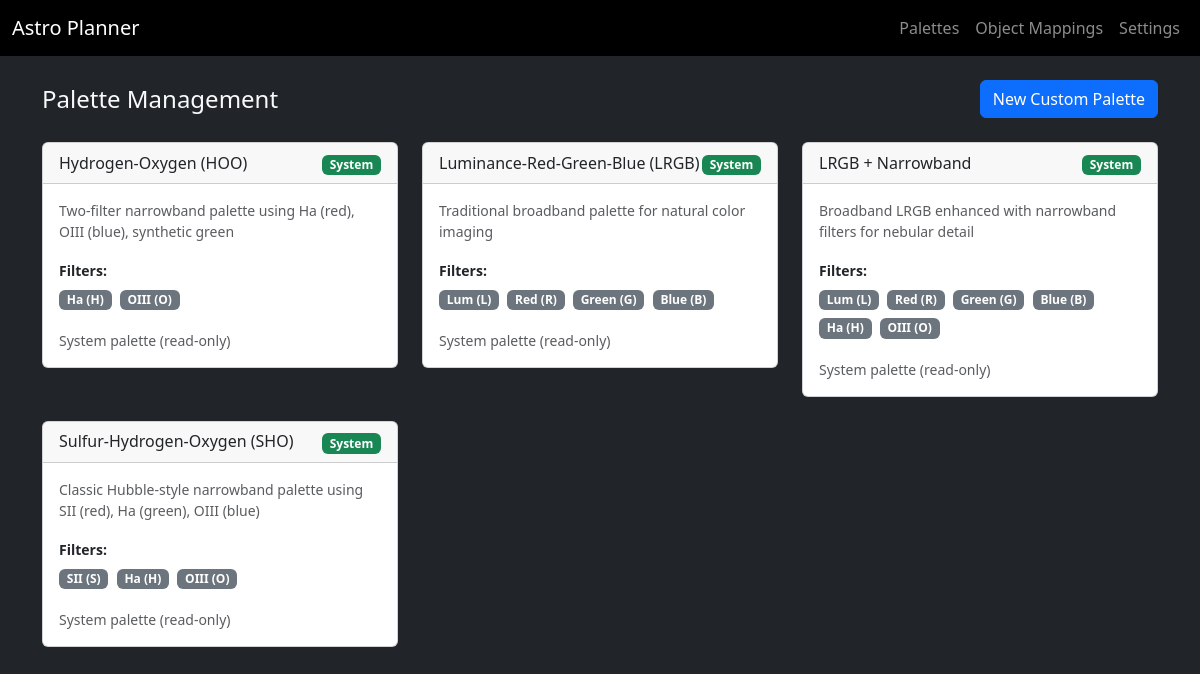
Page /palettes on the committed database.
### app.py (models this page shows, shortened)
class Palette(db.Model):
    __tablename__ = "palettes"
    id = db.Column(db.Integer, primary_key=True)
    name = db.Column(db.String(64), unique=True, nullable=False)  # "SHO", "HOO", "LRGB", "Custom Foraxx"
    display_name = db.Column(db.String(128), nullable=False)  # "Sulfur-Hydrogen-Oxygen (SHO)"
    description = db.Column(db.Text)  # Detailed description
    filters_json = db.Column(db.Text, nullable=False)  # JSON with filter definitions
    is_system = db.Column(db.Boolean, default=False)  # True for built-in palettes, False for user custom
    is_active = db.Column(db.Boolean, default=True)  # Can be disabled without deletion
    created_at = db.Column(db.DateTime, default=datetime.utcnow)
    targets = relationship("Target", back_populates="palette")
    target_plans = relationship("TargetPlan", back_populates="palette")
    def get_filters(self):
        import json
        return json.loads(self.filters_json) if self.filters_json else {}

### app.py (the view)
@app.route("/palettes")
def palette_list():
    palettes = Palette.query.filter_by(is_active=True).order_by(Palette.is_system.desc(), Palette.name).all()
    return render_template("palette_list.html", palettes=palettes)

### templates/palette_list.html (shortened to what this page needs)
{% extends "base.html" %}
{% block content %}
<div class="d-flex justify-content-between align-items-center mb-4">
  <h1 class="h4 mb-0">Palette Management</h1>
  <a href="{{ url_for('new_palette') }}" class="btn btn-primary">
     New Custom Palette
  </a>
</div>
<div class="row">
  {% for palette in palettes %}
  <div class="col-md-6 col-lg-4 mb-4">
    <div class="card">
      <div class="card-header d-flex justify-content-between align-items-center">
        <h6 class="mb-0">{{ palette.display_name }}</h6>
        <div>
          {% if palette.is_system %}
            <span class="badge bg-success">System</span>
          {% else %}
            <span class="badge bg-info">Custom</span>
          {% endif %}
        </div>
      </div>
      <div class="card-body">
        <p class="text-muted small mb-3">{{ palette.description or "No description" }}</p>
        <div class="mb-3">
          <strong class="small">Filters:</strong>
          <div class="mt-1">
            {% set filters = palette.get_filters() %}
            {% for channel in filters.get('channels', []) %}
            <span class="badge bg-secondary me-1 mb-1">
              {{ channel.label }} ({{ channel.name }})
            </span>
            {% endfor %}
          </div>
        </div>
        <div class="d-flex gap-2">
          {% if not palette.is_system %}
          <a href="{{ url_for('edit_palette', palette_id=palette.id) }}" class="btn btn-sm btn-outline-light">
            <i class="bi bi-pencil"></i> Edit
          </a>
          <form method="post" action="{{ url_for('delete_palette', palette_id=palette.id) }}"
                class="d-inline" onsubmit="return confirm('Delete this palette?')">
            <button type="submit" class="btn btn-sm btn-outline-danger">
              <i class="bi bi-trash"></i> Delete
            </button>
          </form>
          {% else %}
          <small class="text-muted">System palette (read-only)</small>
          {% endif %}
        </div>
      </div>
    </div>
  </div>
  {% endfor %}
</div>
{% endblock %}

### rows in the picture
Palette: display_name "Hydrogen-Oxygen (HOO)", is_system "System", description "Two-filter narrowband palette using Ha (red), OIII (blue), synthetic green", label "Ha" "OIII", name "H" "O"
Palette: display_name "Luminance-Red-Green-Blue (LRGB)", is_system "System", description "Traditional broadband palette for natural color imaging", label "Lum" "Red" "Green" "Blue", name "L" "R" "G" "B"
Palette: display_name "LRGB + Narrowband", is_system "System", description "Broadband LRGB enhanced with narrowband filters for nebular detail", label "Lum" "Red" "Green" "Blue" "Ha" "OIII", name "L" "R" "G" "B" "H" "O"
Palette: display_name "Sulfur-Hydrogen-Oxygen (SHO)", is_system "System", description "Classic Hubble-style narrowband palette using SII (red), Ha (green), OIII (blue)", label "SII" "Ha" "OIII", name "S" "H" "O"
